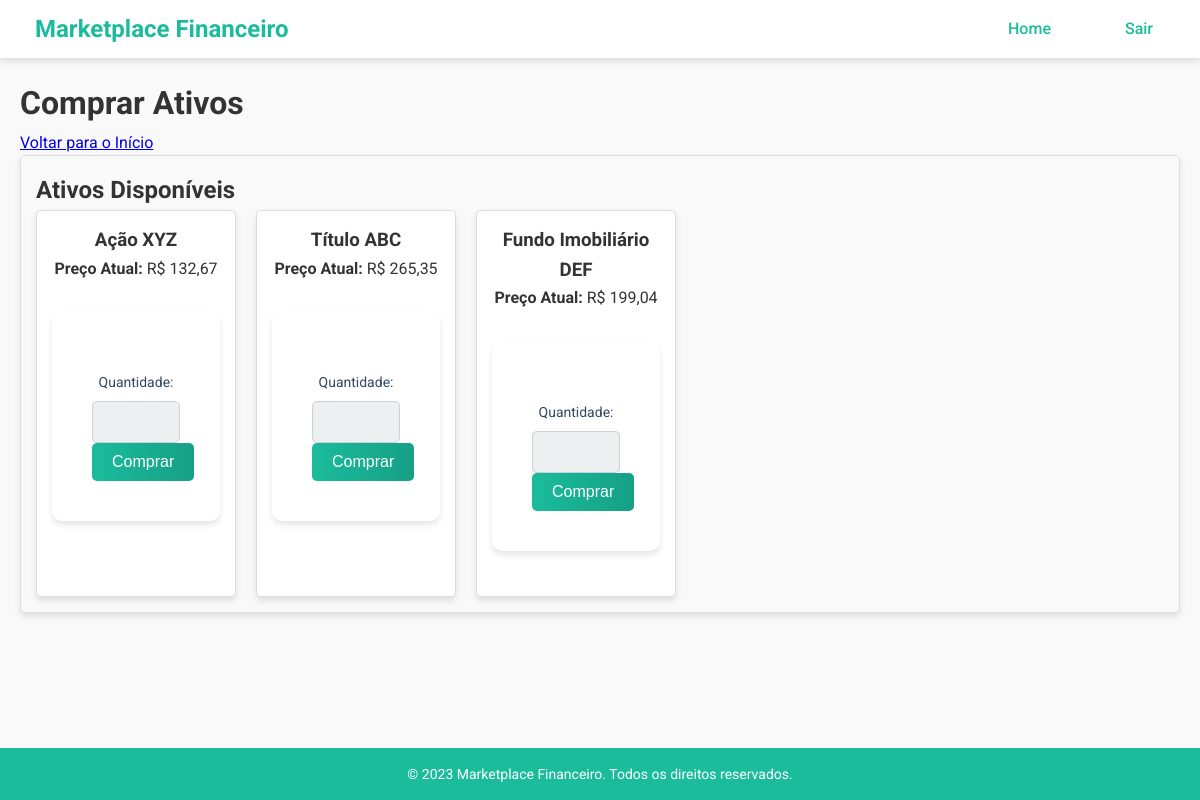
The app's page /comprar/ (signed in) with its own data.
### investimentos/models.py (models this page shows, shortened)
class Ativo(models.Model):
    nome = models.CharField(max_length=100)
    preco = models.DecimalField(max_digits=10, decimal_places=2)  # Exemplo: 1000.50
    descricao = models.TextField(blank=True, null=True)
    data_criacao = models.DateTimeField(auto_now_add=True)

### investimentos/views.py (the view)
# urls.py: path('comprar/', views.pagina_comprar, name='pagina_comprar'),
@login_required
def pagina_comprar(request):
    ativos = Ativo.objects.all()
    return render(request, 'comprar.html', {'ativos': ativos})

### investimentos/templates/comprar.html (shortened to what this page needs)
{% extends 'base.html' %}
{% block content %}
<div class="comprar-container">
    <h1>Comprar Ativos</h1>
    <a href="{% url 'home' %}" class="botao-voltar">Voltar para o Início</a>
    <section class="ativos-disponiveis">
        <h2>Ativos Disponíveis</h2>
        {% if ativos %}
        <div class="ativos-lista">
            {% for ativo in ativos %}
            <div class="ativo-item">
                <h3>{{ ativo.nome }}</h3>
                <p><strong>Preço Atual:</strong> R$ {{ ativo.preco }}</p>
                <form method="POST" action="{% url 'comprar_ativo' ativo.id %}">
                    <div class="input-group">
                        <label for="quantidade">Quantidade:</label>
                        <input type="number" name="quantidade" id="quantidade" min="1" required>
                    </div>
                    <button type="submit" class="botao-comprar">Comprar</button>
                </form>
            </div>
            {% endfor %}
        </div>
        {% else %}
        <p>Não há ativos disponíveis no momento.</p>
        {% endif %}
    </section>
</div>
{% endblock %}

### investimentos/static/css/style.css (style rules this page uses)
* { margin: 0; padding: 0; box-sizing: border-box; }
body { font-family: 'Roboto', sans-serif; background-color: #f9f9f9; color: #333; display: flex; flex-direction: column; min-height: 100vh; line-height: 1.6; }
button, .botao { background: linear-gradient(90deg, #1abc9c, #16a085); color: #fff; padding: 10px 20px; border: none; border-radius: 5px; font-size: 16px; cursor: pointer; transition: all 0.3s ease; text-align: center; text-decoration: none; display: inline-block; }
form { background-color: #fff; padding: 40px; margin: 30px auto; width: 100%; max-width: 400px; border-radius: 10px; box-shadow: 0 4px 6px rgba(0, 0, 0, 0.1); }
label { display: block; margin-top: 20px; color: #34495e; font-size: 14px; }
input[type="text"], input[type="password"], input[type="number"] { width: 100%; padding: 12px 15px; margin-top: 8px; border: 1px solid #ccd1d9; border-radius: 5px; font-size: 14px; background-color: #ecf0f1; }
.saldo-virtual, .ativos-disponiveis, .portfolio, .acoes-rapidas { margin-bottom: 30px; border: 1px solid #ddd; padding: 15px; border-radius: 5px; background-color: #f9f9f9; box-shadow: 0 4px 6px rgba(0, 0, 0, 0.1); transition: transform 0.3s ease, box-shadow 0.3s ease; }
.ativos-lista { display: flex; flex-wrap: wrap; gap: 20px; }
.ativo-item { border: 1px solid #ddd; padding: 15px; border-radius: 5px; text-align: center; width: 200px; background-color: #fff; box-shadow: 0 4px 6px rgba(0, 0, 0, 0.1); transition: transform 0.3s ease, box-shadow 0.3s ease; }

### records on screen
Ativo: nome "Ação XYZ", preco "132,67"
Ativo: nome "Título ABC", preco "265,35"
Ativo: nome "Fundo Imobiliário DEF", preco "199,04"
